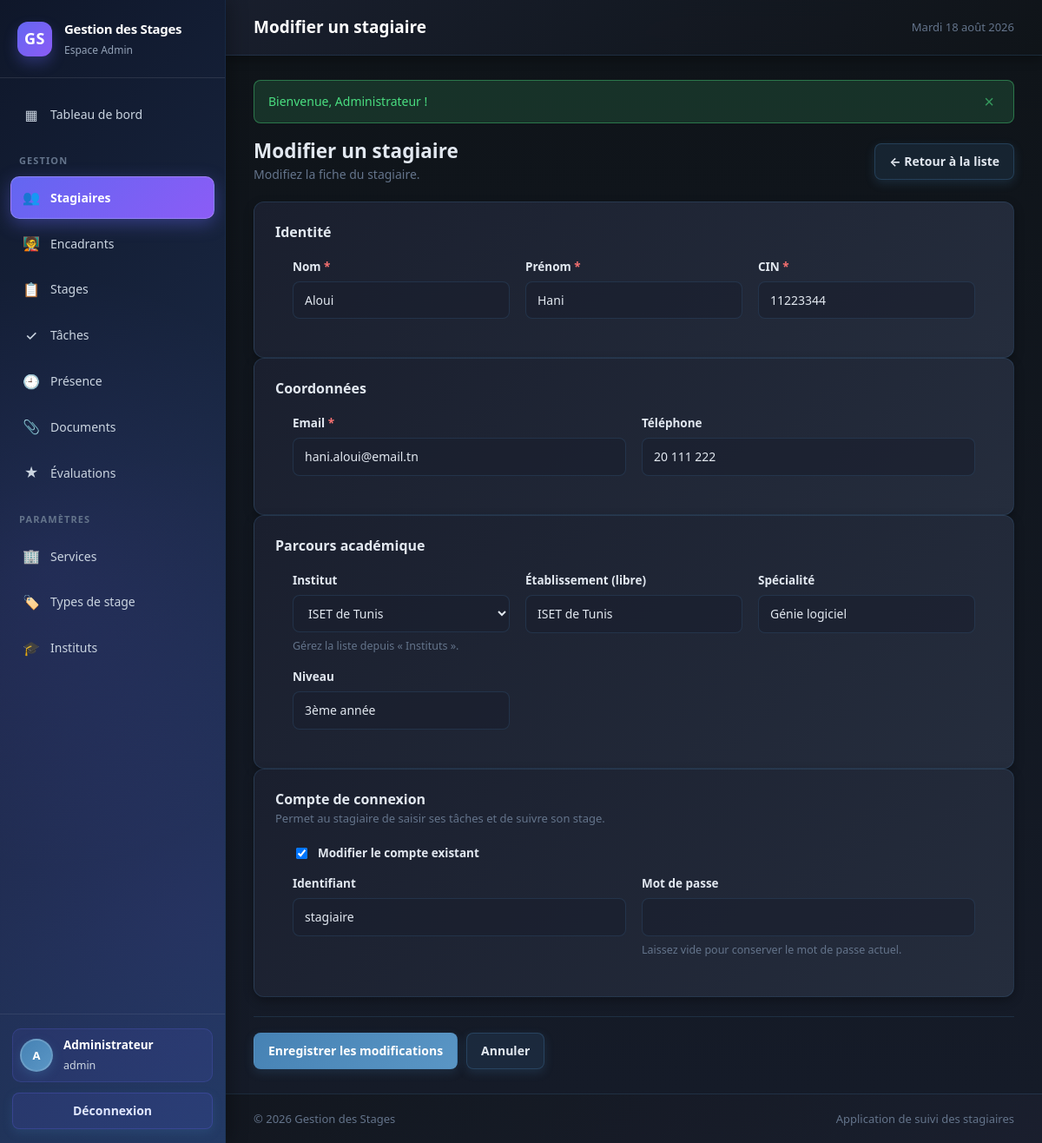
Before: /stagiaire_form.php?id=1 (signed in) with the older database file.
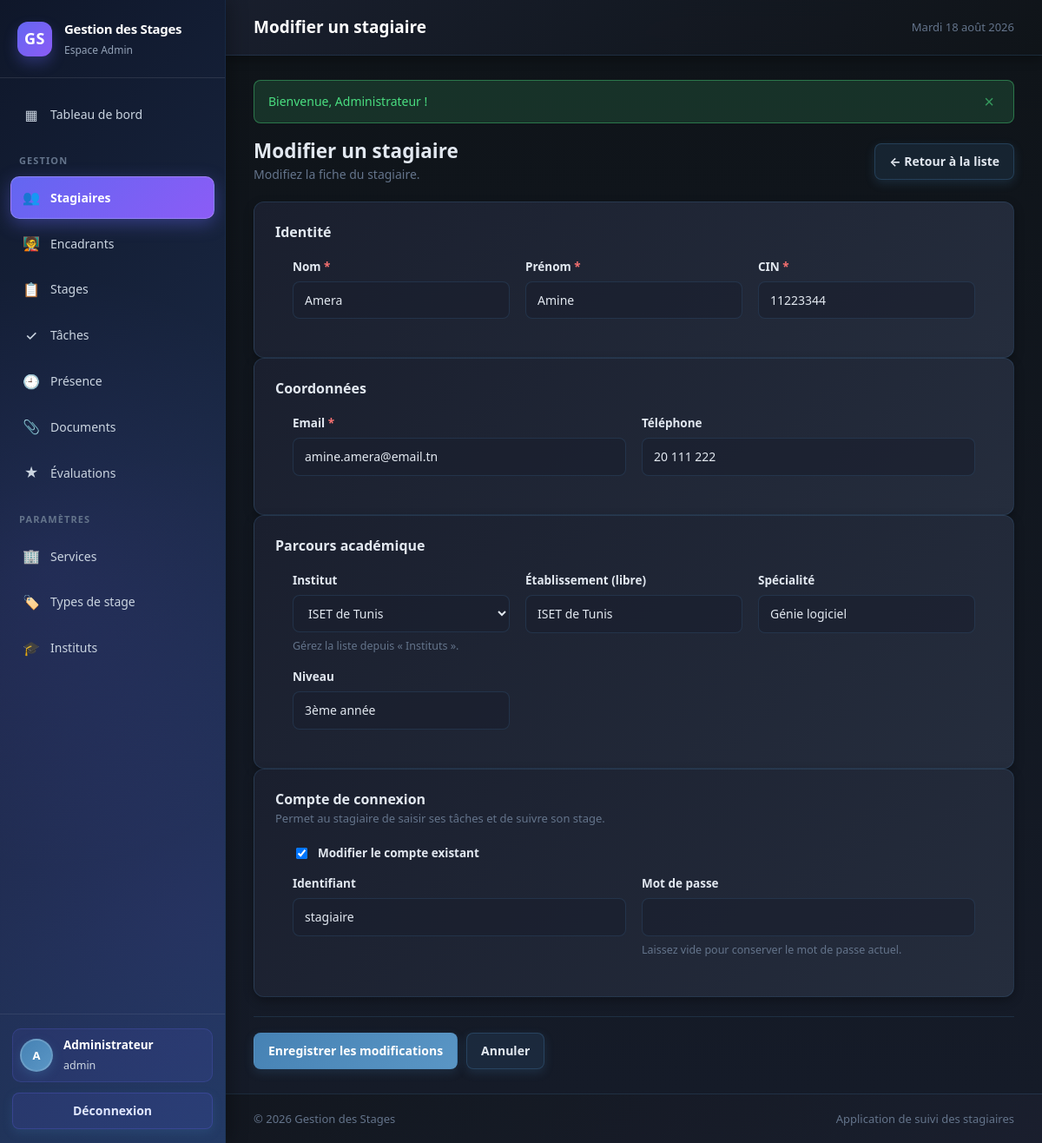
After: the same page with the newer database file.
### tables this page shows
CREATE TABLE stagiaire (
    id_stagiaire  INT AUTO_INCREMENT PRIMARY KEY,
    nom           VARCHAR(50)  NOT NULL,
    prenom        VARCHAR(50)  NOT NULL,
    cin           VARCHAR(20)  NOT NULL,
    email         VARCHAR(100) NOT NULL,
    telephone     VARCHAR(20)  DEFAULT NULL,
    etablissement VARCHAR(100) DEFAULT NULL,
    specialite    VARCHAR(100) DEFAULT NULL,
    niveau        VARCHAR(50)  DEFAULT NULL,
    id_institut   INT DEFAULT NULL,
    date_creation DATETIME NOT NULL DEFAULT CURRENT_TIMESTAMP,
    UNIQUE KEY uk_stagiaire_cin (cin),
    UNIQUE KEY uk_stagiaire_email (email),
    CONSTRAINT fk_stagiaire_institut FOREIGN KEY (id_institut)
        REFERENCES institut (id_institut) ON DELETE SET NULL
);

CREATE TABLE institut (
    id_institut  INT AUTO_INCREMENT PRIMARY KEY,
    nom_institut VARCHAR(150) NOT NULL,
    ville        VARCHAR(100) DEFAULT NULL,
    telephone    VARCHAR(20)  DEFAULT NULL,
    email        VARCHAR(100) DEFAULT NULL,
    UNIQUE KEY uk_institut_nom (nom_institut)
);

### includes/functions.php (called while the page is built, shortened)
<?php
require_once __DIR__ . '/db.php';
function e($value): string
{
    return htmlspecialchars((string) $value, ENT_QUOTES | ENT_SUBSTITUTE, 'UTF-8');
}
function get(string $key, $default = ''): string
{
    return trim((string) ($_GET[$key] ?? $default));
}
function intOrNull($value): ?int
{
    return ($value === '' || $value === null || (int) $value <= 0) ? null : (int) $value;
}
function listeInstituts(): array
{
    return fetchAll('SELECT * FROM institut ORDER BY nom_institut');
}

### includes/db.php (called while the page is built, shortened)
<?php
function db(): PDO
{
    static $pdo = null;
    if ($pdo === null) {
        $dsn = sprintf('mysql:host=%s;dbname=%s;charset=%s', DB_HOST, DB_NAME, DB_CHARSET);
        try {
            $pdo = new PDO($dsn, DB_USER, DB_PASS, [
                PDO::ATTR_ERRMODE            => PDO::ERRMODE_EXCEPTION,
                PDO::ATTR_DEFAULT_FETCH_MODE => PDO::FETCH_ASSOC,
                PDO::ATTR_EMULATE_PREPARES   => false,
                PDO::MYSQL_ATTR_INIT_COMMAND => 'SET NAMES ' . DB_CHARSET . " COLLATE utf8mb4_unicode_ci",
            ]);
        } catch (PDOException $e) {
            http_response_code(500);
            exit(
                '<div style="font-family:system-ui;max-width:640px;margin:80px auto;padding:24px;'
                . 'border:1px solid #fecaca;background:#fef2f2;border-radius:12px;color:#991b1b">'
                . '<h2 style="margin:0 0 8px">Connexion à la base de données impossible</h2>'
                . '<p style="margin:0 0 12px">' . htmlspecialchars($e->getMessage()) . '</p>'
                . '<p style="margin:0;font-size:14px">Vérifiez que MySQL est démarré et que la base '
                . '<code>' . DB_NAME . '</code> a bien été importée (database/schema.sql).</p></div>'
            );
        }
    }
    return $pdo;
}
function query(string $sql, array $params = []): PDOStatement
{
    $stmt = db()->prepare($sql);
    $stmt->execute($params);
    return $stmt;
}
function fetchAll(string $sql, array $params = []): array
{
    return query($sql, $params)->fetchAll();
}
function fetchOne(string $sql, array $params = []): ?array
{
    $row = query($sql, $params)->fetch();
    return $row === false ? null : $row;
}

### public/stagiaire_form.php (the view, shortened to what the changed rows need)
<?php
$id       = intOrNull(get('id'));
$edition  = $id !== null;
$pageTitle  = $edition ? 'Modifier un stagiaire' : 'Ajouter un stagiaire';
$data = [
    'nom' => '', 'prenom' => '', 'cin' => '', 'email' => '', 'telephone' => '',
    'etablissement' => '', 'specialite' => '', 'niveau' => '', 'id_institut' => '',
];
if ($edition) {
    $existant = fetchOne('SELECT * FROM stagiaire WHERE id_stagiaire = ?', [$id]);
    $data   = array_merge($data, $existant);
}
require_once __DIR__ . '/../includes/header.php';
?>
<div class="page-head">
    <div>
        <h2 class="mb-0"><?= e($pageTitle) ?></h2>
    </div>
</div>
<form method="post">
    <section class="card">
        <div class="card__body">
            <div class="form-grid">
                <div class="field">
                    <label for="nom">Nom <span class="req">*</span></label>
                    <input class="input" type="text" id="nom" name="nom" required maxlength="50"
                           value="<?= e($data['nom']) ?>">
                </div>
                <div class="field">
                    <label for="prenom">Prénom <span class="req">*</span></label>
                    <input class="input" type="text" id="prenom" name="prenom" required maxlength="50"
                           value="<?= e($data['prenom']) ?>">
                </div>
                <div class="field">
                    <label for="cin">CIN <span class="req">*</span></label>
                    <input class="input" type="text" id="cin" name="cin" required maxlength="20"
                           value="<?= e($data['cin']) ?>">
                </div>
            </div>
        </div>
    </section>
    <section class="card">
        <div class="card__body">
            <div class="form-grid">
                <div class="field">
                    <label for="email">Email <span class="req">*</span></label>
                    <input class="input" type="email" id="email" name="email" required maxlength="100"
                           value="<?= e($data['email']) ?>">
                </div>
                <div class="field">
                    <label for="telephone">Téléphone</label>
                    <input class="input" type="tel" id="telephone" name="telephone" maxlength="20"
                           value="<?= e($data['telephone']) ?>" placeholder="ex. 20 123 456">
                </div>
            </div>
        </div>
    </section>
    <section class="card">
        <div class="card__body">
            <div class="form-grid">
                <div class="field">
                    <label for="id_institut">Institut</label>
                    <select class="select" id="id_institut" name="id_institut">
                        <?php foreach (listeInstituts() as $i): ?>
                            <option value="<?= (int) $i['id_institut'] ?>"
                                <?= (string) $data['id_institut'] === (string) $i['id_institut'] ? 'selected' : '' ?>>
                                <?= e($i['nom_institut']) ?>
                            </option>
                        <?php endforeach; ?>
                    </select>
                    <span class="hint">Gérez la liste depuis « Instituts ».</span>
                </div>
                <div class="field">
                    <label for="etablissement">Établissement (libre)</label>
                    <input class="input" type="text" id="etablissement" name="etablissement" maxlength="100"
                           value="<?= e($data['etablissement']) ?>">
                </div>
                <div class="field">
                    <label for="specialite">Spécialité</label>
                    <input class="input" type="text" id="specialite" name="specialite" maxlength="100"
                           value="<?= e($data['specialite']) ?>" placeholder="ex. Génie logiciel">
                </div>
                <div class="field">
                    <label for="niveau">Niveau</label>
                    <input class="input" type="text" id="niveau" name="niveau" maxlength="50"
                           value="<?= e($data['niveau']) ?>" placeholder="ex. 3ème année" list="niveaux">
                </div>
            </div>
        </div>
    </section>
</form>
<?php require_once __DIR__ . '/../includes/footer.php'; ?>

Changed rows visible on the page:
changed stagiaire "ISET de Tunis": nom "Aloui" → "Amera"; prenom "Hani" → "Amine"; email "hani.aloui@email.tn" → "amine.amera@email.tn"
